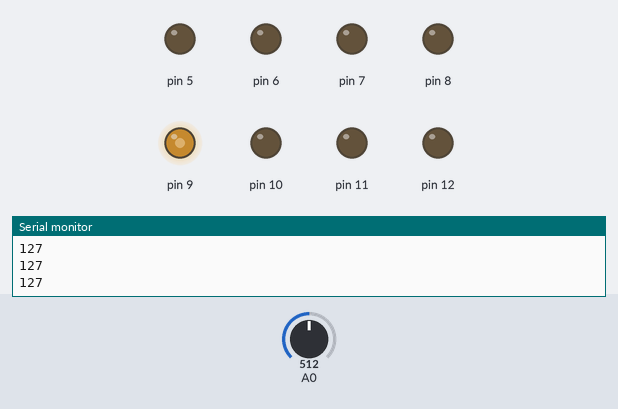
A sketch run on a simulated Arduino Uno, built with avr-gcc and run on an emulated ATmega328P. Shown: output pins drawn as LEDs (lit = HIGH), the last lines printed to the serial monitor. The test bench sets the inputs (shaded band); at power-on: A0 = 512.

Above: at 1.2 s.
1.3 s: A0 set to 716
At 2.4 s:
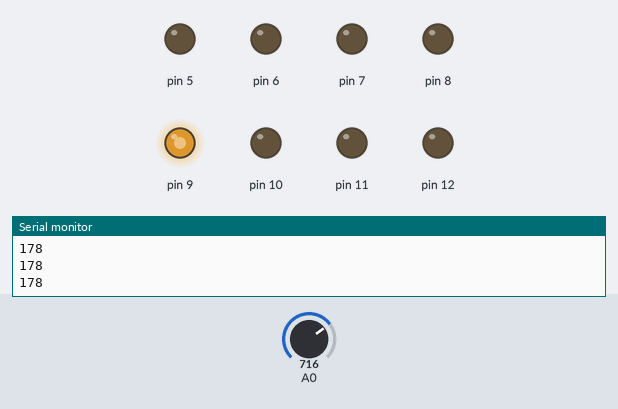
2.8 s: A0 set to 900
At 3.6 s:
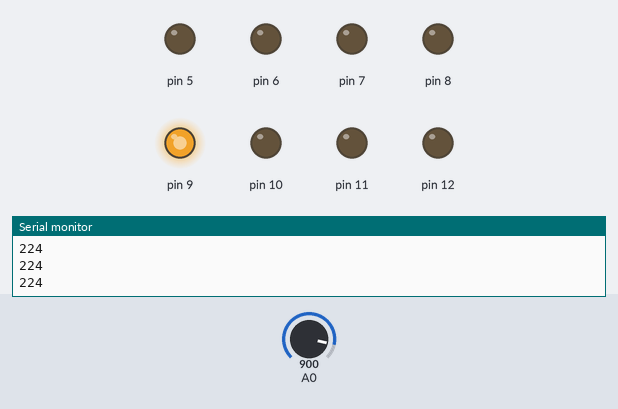
4.3 s: A0 set to 122
At 4.6 s:
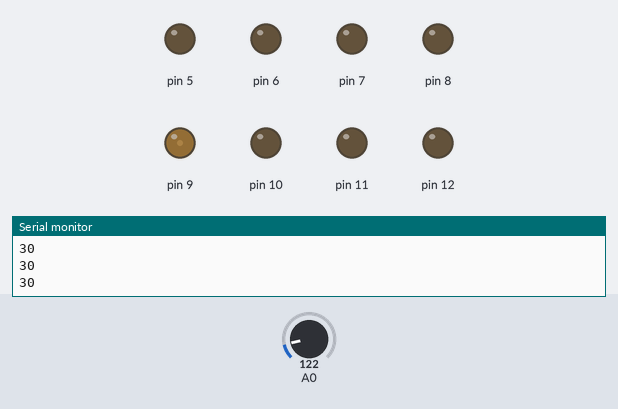
5.8 s: A0 set to 0
At 7.0 s:
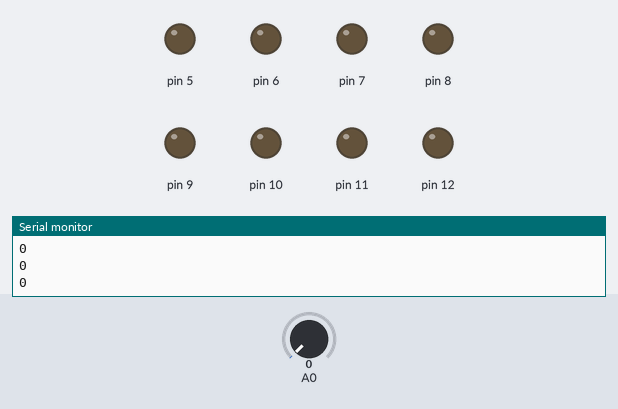
7.3 s: A0 set to 511
At 8.1 s:
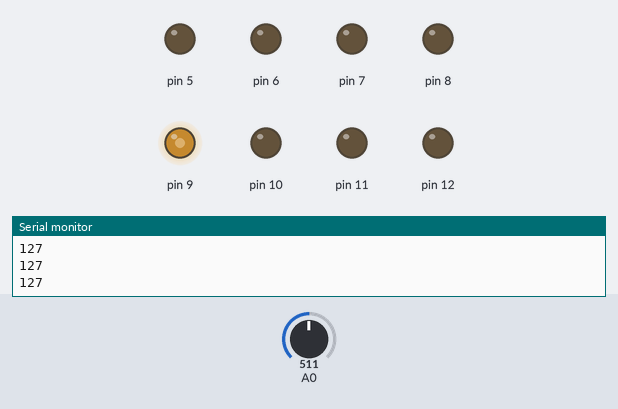
Timing chart, 0 to 9.8 s (numbered marks = the images above; inputs shaded):
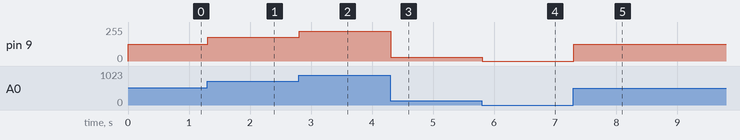

Measured:
- after the input at 1.3 s, pin 9: 127/255 → 178/255 at once
- after the input at 2.8 s, pin 9: 178/255 → 224/255 at once
- after the input at 4.3 s, pin 9: 224/255 → 30/255 at once
- after the input at 5.8 s, pin 9: 30/255 → 0/255 at once
- after the input at 7.3 s, pin 9: 0/255 → 127/255 at once

The sketch:

control_de_LED_a_traves_de_potenciometre.ino
```cpp
void setup () {
  pinMode(12, OUTPUT);
  pinMode(11, OUTPUT);
  pinMode(10, OUTPUT);
  pinMode(9, OUTPUT);
  pinMode(8, OUTPUT);
  pinMode(7, OUTPUT);
  pinMode(6, OUTPUT);
  pinMode(5, OUTPUT);
  pinMode(A0, INPUT);
  pinMode(2, INPUT);
  Serial.begin(9600);
 }


//*********************loop********************************************
void loop () {

 int val = analogRead(A0);

 val= map(val,0,1023,0,255);
 Serial.println (val);


  analogWrite(9, val);
}
```
